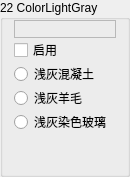
                 <widget class="QGroupBox" name="Base22">
                  <property name="sizePolicy">
                   <sizepolicy hsizetype="Fixed" vsizetype="Preferred">
                    <horstretch>0</horstretch>
                    <verstretch>0</verstretch>
                   </sizepolicy>
                  </property>
                  <property name="minimumSize">
                   <size>
                    <width>130</width>
                    <height>0</height>
                   </size>
                  </property>
                  <property name="maximumSize">
                   <size>
                    <width>130</width>
                    <height>16777215</height>
                   </size>
                  </property>
                  <property name="autoFillBackground">
                   <bool>true</bool>
                  </property>
                  <property name="title">
                   <string>22 ColorLightGray</string>
                  </property>
                  <property name="flat">
                   <bool>false</bool>
                  </property>
                  <layout class="QVBoxLayout" name="verticalLayout_43">
                   <property name="spacing">
                    <number>0</number>
                   </property>
                   <property name="topMargin">
                    <number>0</number>
                   </property>
                   <property name="bottomMargin">
                    <number>0</number>
                   </property>
                   <item>
                    <widget class="QLabel" name="Color22">
                     <property name="font">
                      <font>
                       <family>微软雅黑</family>
                       <pointsize>9</pointsize>
                      </font>
                     </property>
                     <property name="frameShape">
                      <enum>QFrame::StyledPanel</enum>
                     </property>
                     <property name="text">
                      <string/>
                     </property>
                    </widget>
                   </item>
                   <item>
                    <widget class="QCheckBox" name="Enable22">
                     <property name="text">
                      <string>启用</string>
                     </property>
                    </widget>
                   </item>
                   <item>
                    <widget class="QRadioButton" name="is22Concrete">
                     <property name="text">
                      <string>浅灰混凝土</string>
                     </property>
                     <property name="icon">
                      <iconset resource="../BlockTextures.qrc">
                       <normaloff>:/new/Textures/Slope/block/light_gray_concrete.png</normaloff>:/new/Textures/Slope/block/light_gray_concrete.png</iconset>
                     </property>
                    </widget>
                   </item>
                   <item>
                    <widget class="QRadioButton" name="is22Wool">
                     <property name="text">
                      <string>浅灰羊毛</string>
                     </property>
                     <property name="icon">
                      <iconset resource="../BlockTextures.qrc">
                       <normaloff>:/new/Textures/Slope/block/light_gray_wool.png</normaloff>:/new/Textures/Slope/block/light_gray_wool.png</iconset>
                     </property>
                    </widget>
                   </item>
                   <item>
                    <widget class="QRadioButton" name="is22StainedGlass">
                     <property name="text">
                      <string>浅灰染色玻璃</string>
                     </property>
                     <property name="icon">
                      <iconset resource="../BlockTextures.qrc">
                       <normaloff>:/new/Textures/Slope/block/light_gray_stained_glass.png</normaloff>:/new/Textures/Slope/block/light_gray_stained_glass.png</iconset>
                     </property>
                    </widget>
                   </item>
                   <item>
                    <spacer name="verticalSpacer_40">
                     <property name="orientation">
                      <enum>Qt::Vertical</enum>
                     </property>
                     <property name="sizeHint" stdset="0">
                      <size>
                       <width>20</width>
                       <height>40</height>
                      </size>
                     </property>
                    </spacer>
                   </item>
                  </layout>
                 </widget>
